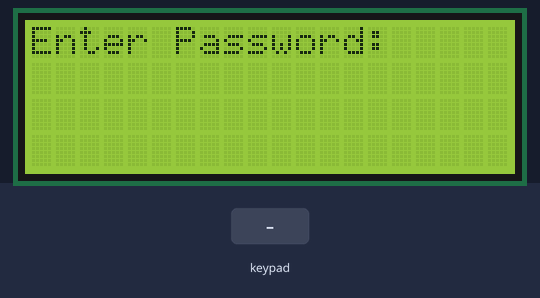
Recording of a sketch running on a simulated Arduino Uno, built with avr-gcc and run on an emulated ATmega328P. Parts: 20×4 character LCD. The test bench sets the inputs (shaded band).

Above: at 1.2 s.
1.3 s: keypad keys 9 8 7 6 * pressed 0.4 s apart
At 2.9 s:
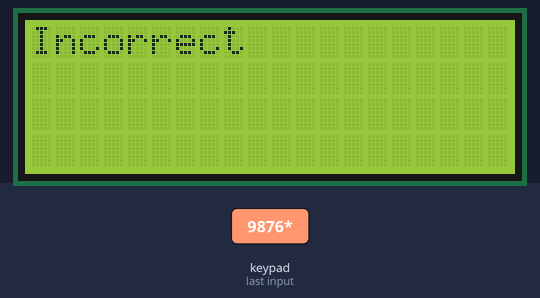
5.0 s: key 'A' pressed
At 5.5 s:
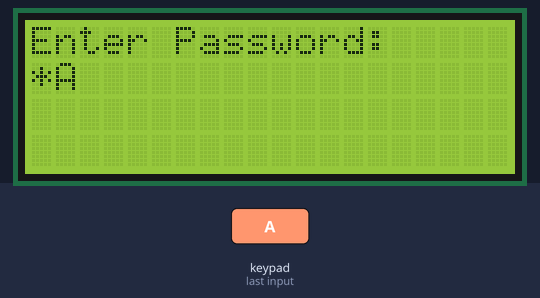
6.5 s: key 'B' pressed
At 7.7 s:
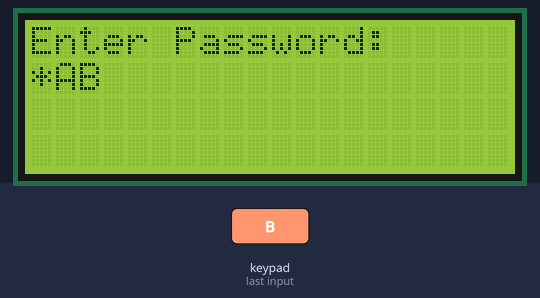
8.0 s: keypad keys 2 0 0 3 pressed 0.4 s apart
At 10.6 s:
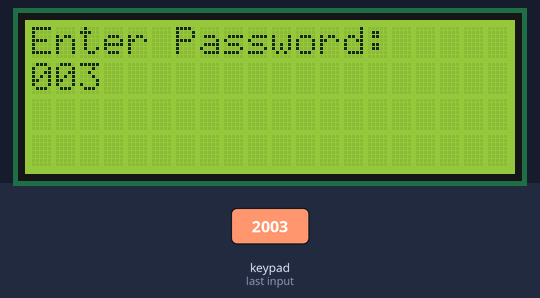
Timing chart, 0 to 12.1 s (numbered marks = the images above; inputs shaded):
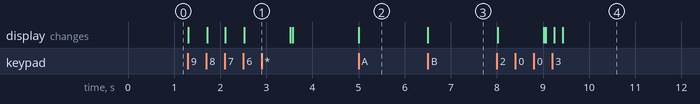

Measured:
- after the input at 1.3 s, the display: first changes at once (image 1 shows a later state)
- after the input at 5.0 s, the display: changes at once (image 2)
- after the input at 6.5 s, the display: changes at once (image 3)
- after the input at 8.0 s, the display: first changes at once (image 4 shows a later state)

The sketch:

keypad_passcode_lcd.ino
```cpp
//Brock Carroll_MSPS
//keypad w/ password & LCD using I2C protocol

#include <Wire.h>
#include <LiquidCrystal_I2C.h>
#include <Keypad.h>
#define password_length 5
char holder[password_length];
char correctPassword[password_length] = "2003";
byte holder_count = 0;
char keyPress;


const byte ROWS = 4;
const byte COLS = 4;

char kp[ROWS][COLS] = {
  {'1','2','3','A'},
  {'4','5','6','B'},
  {'7','8','9','C'},
  {'*','0','#','D'}
};

//assign Arduino pins 9-2 for rows & columns
byte rowPins[ROWS] = {9,8,7,6};
byte colPins[COLS] = {5,4,3,2};


LiquidCrystal_I2C lcd(0x27,20,4);  // set the LCD address to 0x27 for a 20 chars and 4 line display
Keypad newKeypad = Keypad(makeKeymap(kp), rowPins, colPins, ROWS, COLS);


void setup()
{
  lcd.init();                      // initialize the lcd
  lcd.backlight();
}


void loop(){

  lcd.setCursor(0,0);
  lcd.print("Enter Password:");

  keyPress = newKeypad.getKey();

  if (keyPress && (keyPress!='#')){
    holder[holder_count] = keyPress;
    lcd.setCursor(holder_count, 1);
    lcd.print(holder[holder_count]);
    holder_count++;}

 if (holder_count == password_length -1){
  lcd.clear();

  if (!strcmp(holder, correctPassword)) {
    lcd.print("Alarm Deactivated");
    delay(5000);

  }
  else {
    lcd.print("Incorrect");
    delay(1000);
  }

  lcd.clear();
  clearData();
 }
}

void clearData() {
  while (holder_count != 0) {
    holder[holder_count--]= 0;
  }
 }
```
